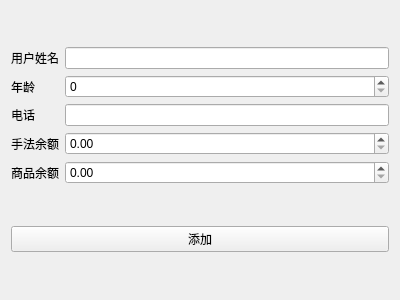
<?xml version="1.0" encoding="UTF-8"?>
<ui version="4.0">
 <class>Form</class>
 <widget class="QWidget" name="Form">
  <property name="geometry">
   <rect>
    <x>0</x>
    <y>0</y>
    <width>400</width>
    <height>300</height>
   </rect>
  </property>
  <property name="maximumSize">
   <size>
    <width>400</width>
    <height>300</height>
   </size>
  </property>
  <property name="windowTitle">
   <string>充值</string>
  </property>
  <layout class="QHBoxLayout" name="horizontalLayout">
   <item>
    <layout class="QVBoxLayout" name="verticalLayout">
     <item>
      <layout class="QGridLayout" name="gridLayout">
       <item row="4" column="2">
        <widget class="QDoubleSpinBox" name="doubleSpinBox_2"/>
       </item>
       <item row="3" column="2">
        <widget class="QDoubleSpinBox" name="doubleSpinBox"/>
       </item>
       <item row="0" column="0">
        <widget class="QLabel" name="label">
         <property name="text">
          <string>用户姓名</string>
         </property>
        </widget>
       </item>
       <item row="3" column="0">
        <widget class="QLabel" name="label_2">
         <property name="text">
          <string>手法余额</string>
         </property>
        </widget>
       </item>
       <item row="4" column="0">
        <widget class="QLabel" name="label_5">
         <property name="text">
          <string>商品余额</string>
         </property>
        </widget>
       </item>
       <item row="1" column="2">
        <widget class="QSpinBox" name="spinBox"/>
       </item>
       <item row="1" column="0">
        <widget class="QLabel" name="label_3">
         <property name="text">
          <string>年龄</string>
         </property>
        </widget>
       </item>
       <item row="0" column="2">
        <widget class="QLineEdit" name="add_thing_name"/>
       </item>
       <item row="2" column="2">
        <widget class="QLineEdit" name="lineEdit"/>
       </item>
       <item row="2" column="0">
        <widget class="QLabel" name="label_4">
         <property name="text">
          <string>电话</string>
         </property>
        </widget>
       </item>
      </layout>
     </item>
     <item>
      <widget class="QPushButton" name="add_thing">
       <property name="text">
        <string>添加</string>
       </property>
      </widget>
     </item>
    </layout>
   </item>
  </layout>
 </widget>
 <resources/>
 <connections/>
</ui>
